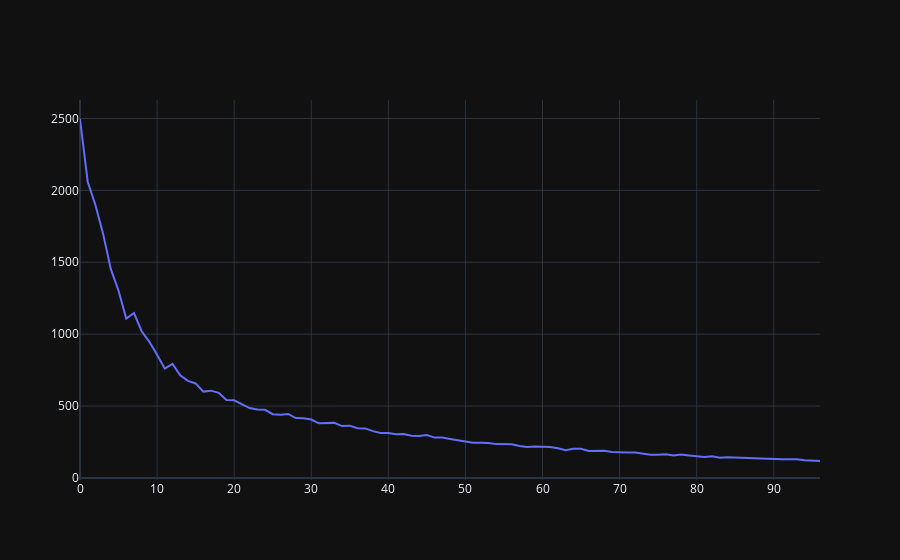

Notebook code for this chart:
### Code cell
inertia_fig = go.Figure()
inertia_fig.add_trace(go.Scatter(x = inertia_df.index, y =inertia_df[0] ))

inertia_fig
